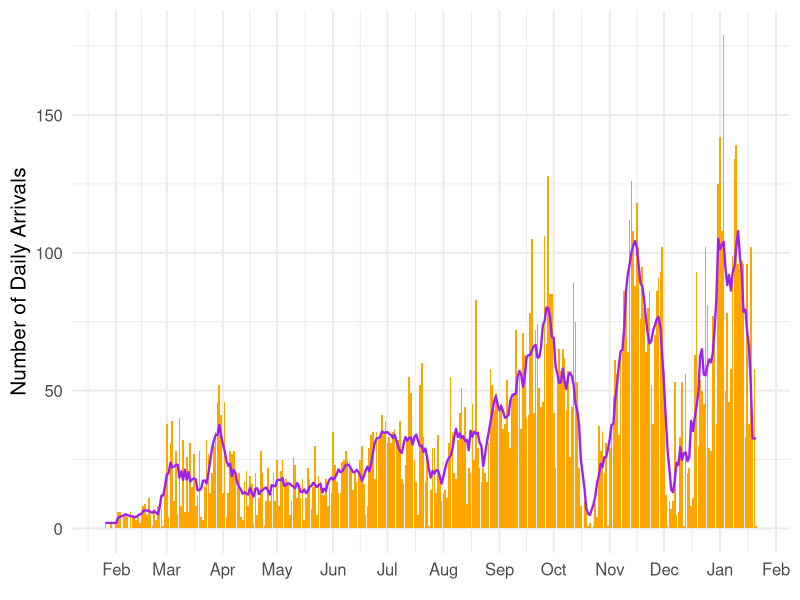
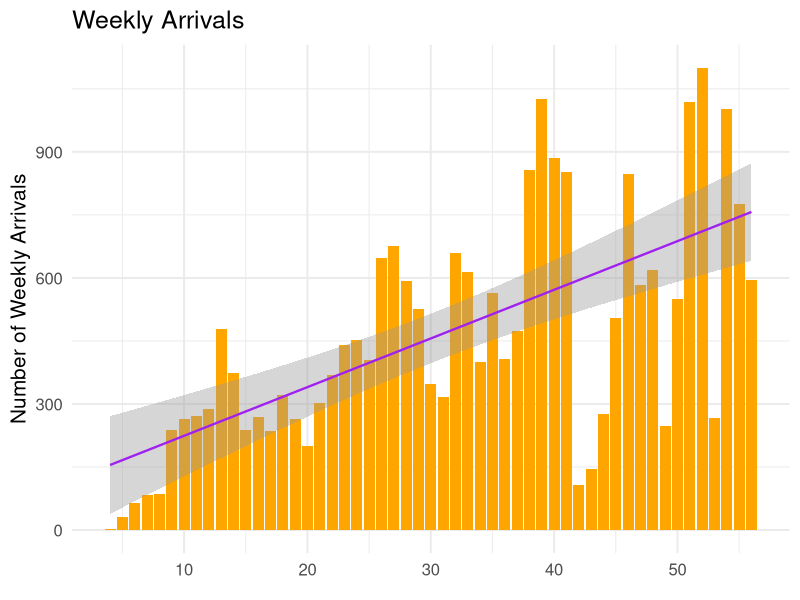
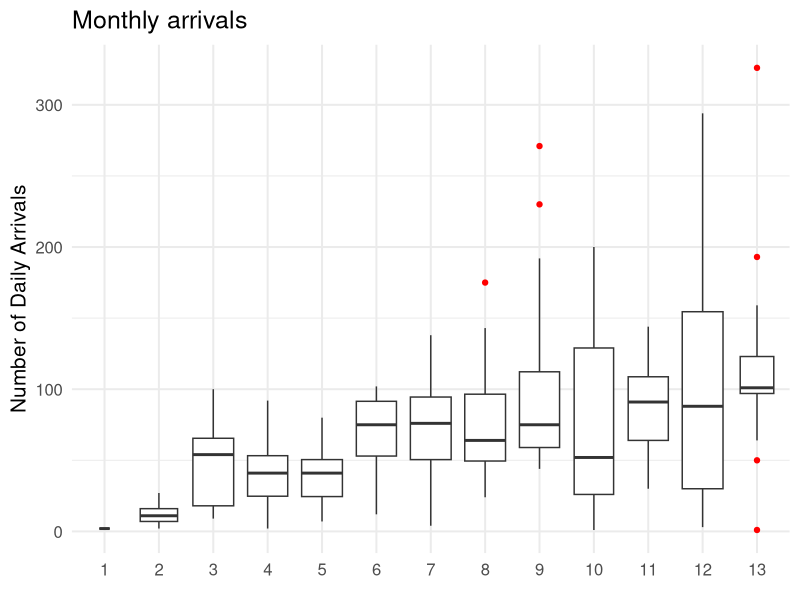
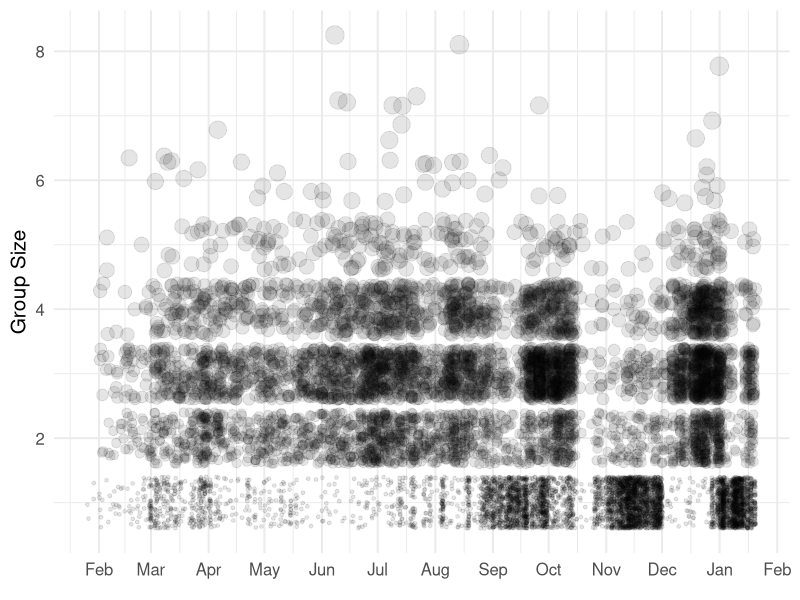
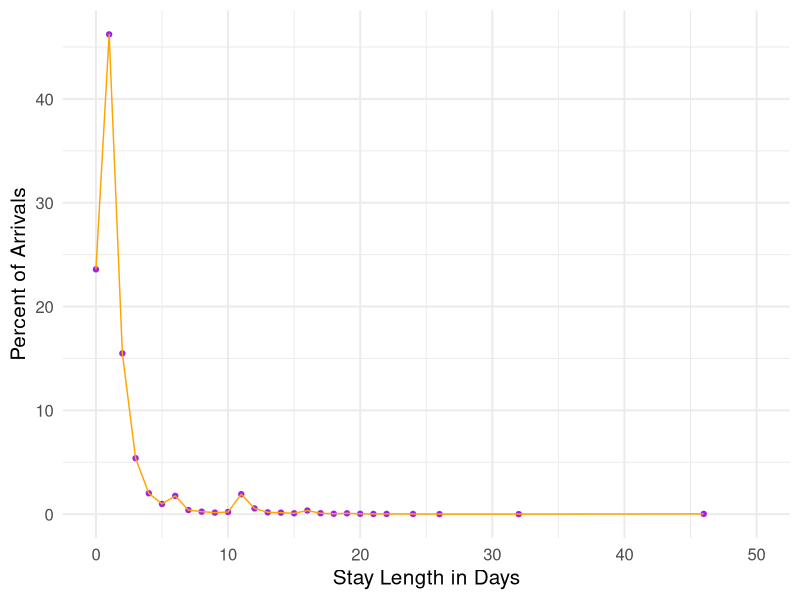
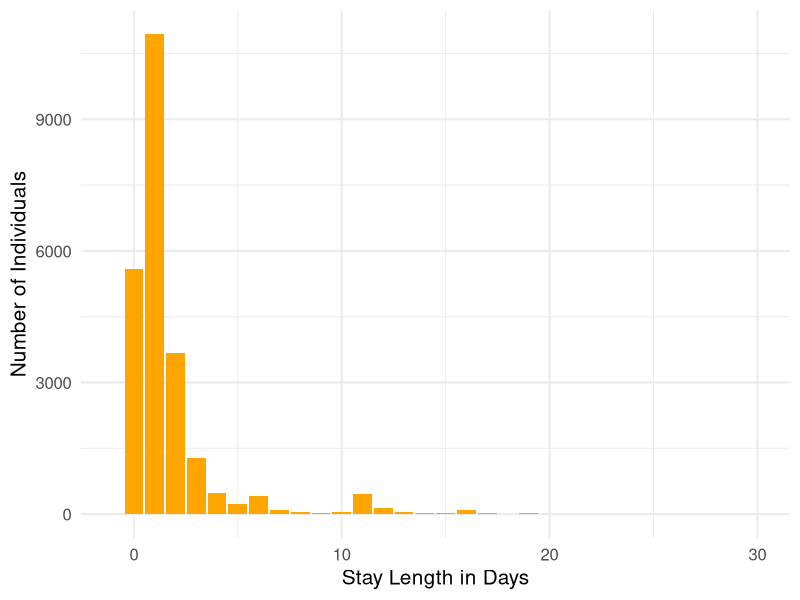
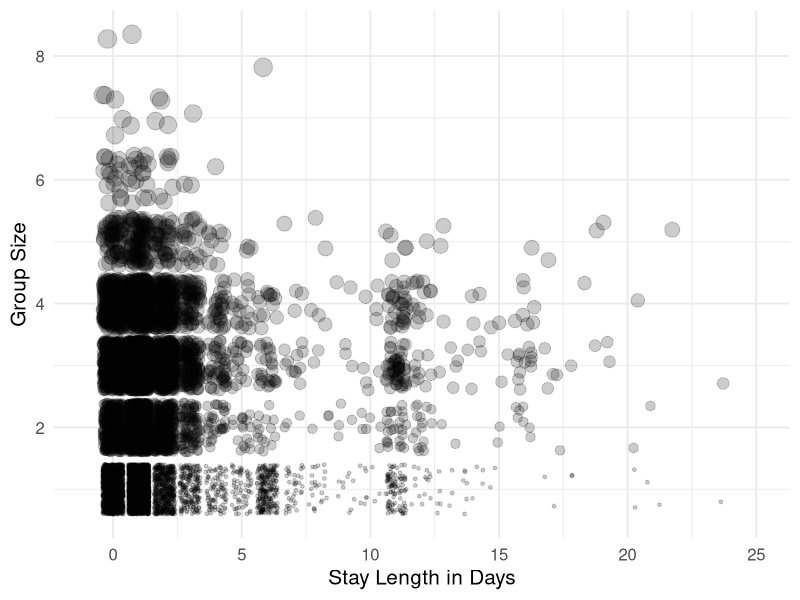
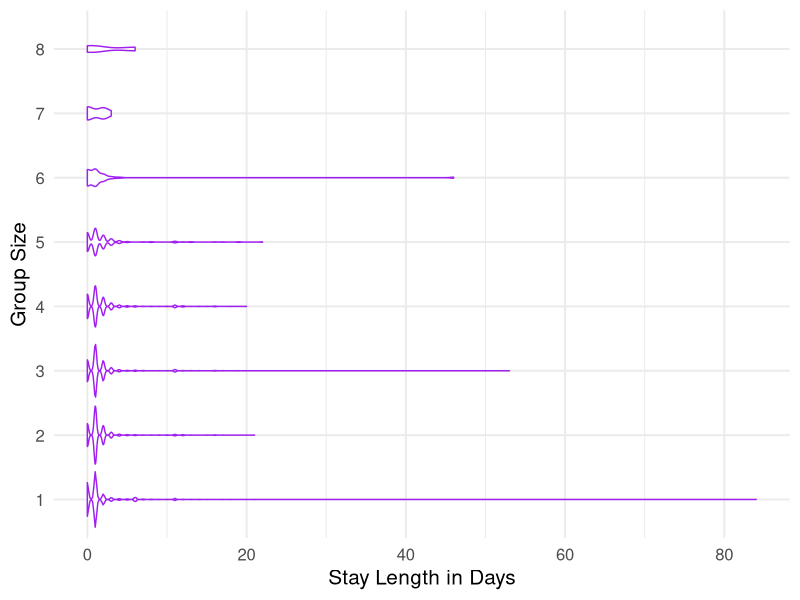

Recreate these plots in R, in order.
## ---- chunk 1
library(knitr)
library(tidyverse)
opts_chunk$set(echo = TRUE, message = FALSE, warning = FALSE)
## ---- chunk 2

arrivals_7_day <- read_csv("data/arrival_date_counts_1.20.csv")

individuals <- read_csv("data/individual_all_clean_1_20_22.csv")

stay_len_perc <- read_csv("data/stay_length_percent_1_20_22.csv")

groups <- read_csv("data/group_all_clean_1_20_22.csv")

## ---- chunk 3
# set plot theme
theme_set(theme_minimal(15))

# plot daily total arrivals (bars) and individual seven-day rolling mean (line)
arrivals_7_day %>%
ggplot(aes(x = arrival_date, y = n)) +
  geom_col(fill = 'orange') +
  geom_line(aes(y = seven_avg), 
            color = 'purple', size = .8) +
  #theme(axis.text.x = element_text(angle = 45, hjust=1)) +
  labs(x = element_blank(), 
       y = "Number of Daily Arrivals") +
  scale_x_date(date_breaks="1 month", 
               date_labels="%b") # get rid of FEB on right 

# weekly arrivals barplot with linear regression
individuals %>%
  count(week_number) %>%
  ggplot(aes(x = week_number, y = n)) +
  geom_bar(stat = "identity", 
           fill = 'orange') +
  geom_smooth(method = "lm", formula = y ~ x, 
              color = 'purple', size=.8) +
  labs(title = "Weekly Arrivals", 
       x = element_blank(),
       y = "Number of Weekly Arrivals") 

# Monthly arrivals boxplot
individuals %>%
  count(arrival_date, arrival_month, arrival_year) %>% #average weekly arrivals by month boxplots
  mutate(arrival_month = factor(arrival_month)) %>%
  ggplot(aes(x = arrival_month, y = n)) +
  geom_boxplot(varwidth = TRUE, 
               outlier.color = "red") +
  labs(title = "Monthly arrivals", 
       x = element_blank(), 
       y = "Number of Daily Arrivals") 
## ---- chunk 4
# plot group size trends over time
groups %>% 
  ggplot(aes(x = arrival_date, 
             y = number_in_party)) +
  geom_jitter(aes(size = number_in_party), 
              alpha = .1, show.legend = FALSE, na.rm = TRUE) +
  scale_x_date(date_breaks="1 month", 
               date_labels="%b") +
  #theme(axis.text.x = element_text(angle = 45, hjust=1)) +
  labs(x = element_blank(), y = "Group Size") 

## ---- chunk 5
# plot stay length percentages
stay_len_perc %>%
  ggplot(aes(x = stay_length, 
             y = percent)) +
  geom_point(color = "purple", na.rm = TRUE) +
  geom_line(color = "orange", na.rm = TRUE) +
  xlim(0, 50) +
  labs(x = "Stay Length in Days", 
       y = "Percent of Arrivals")

# plot stay length counts
individuals %>%
  filter(stay_length >= 0) %>% #filter out mistakes in recording year (negative values)
  ggplot(aes(x = stay_length)) +
  geom_bar(fill = "orange", na.rm = TRUE) +
  xlim(-1, 30) +
  labs(x = "Stay Length in Days", 
       y = "Number of Individuals")
## ---- chunk 6
# Look at distribution of group sizes for stays from 0-30 days
groups %>% 
  filter(stay_length >= 0) %>% 
  ggplot(aes(x = stay_length, 
             y = number_in_party)) +
  geom_jitter(aes(size = number_in_party), 
              alpha = .2, show.legend = FALSE, na.rm = TRUE) +
  xlim(-1, 25) +   # align x-axis
  labs(y = "Group Size", 
       x = "Stay Length in Days") 

# violin plots of stay lengths for various group sizes
groups %>%
  filter(stay_length >= 0) %>%
  ggplot(aes(x = stay_length, 
             y = factor(number_in_party)),
         stat = "ydensity") +
  geom_violin(color = "purple") +
  labs(x = "Stay Length in Days", 
       y = "Group Size")

# box plots of stay lengths for various group sizes
individuals %>%
  filter(stay_length >= 0) %>% 
  mutate(group_size = factor(number_in_party)) %>%
  ggplot(aes(x = stay_length, 
             y = number_in_party)) +
  geom_boxplot(aes(group = number_in_party), 
               varwidth = TRUE, outlier.color = "red",)  + # zoom in on plot because there are a few distant outliers
  labs(x = "Stay Length in Days",
       y = "Group Size") 
